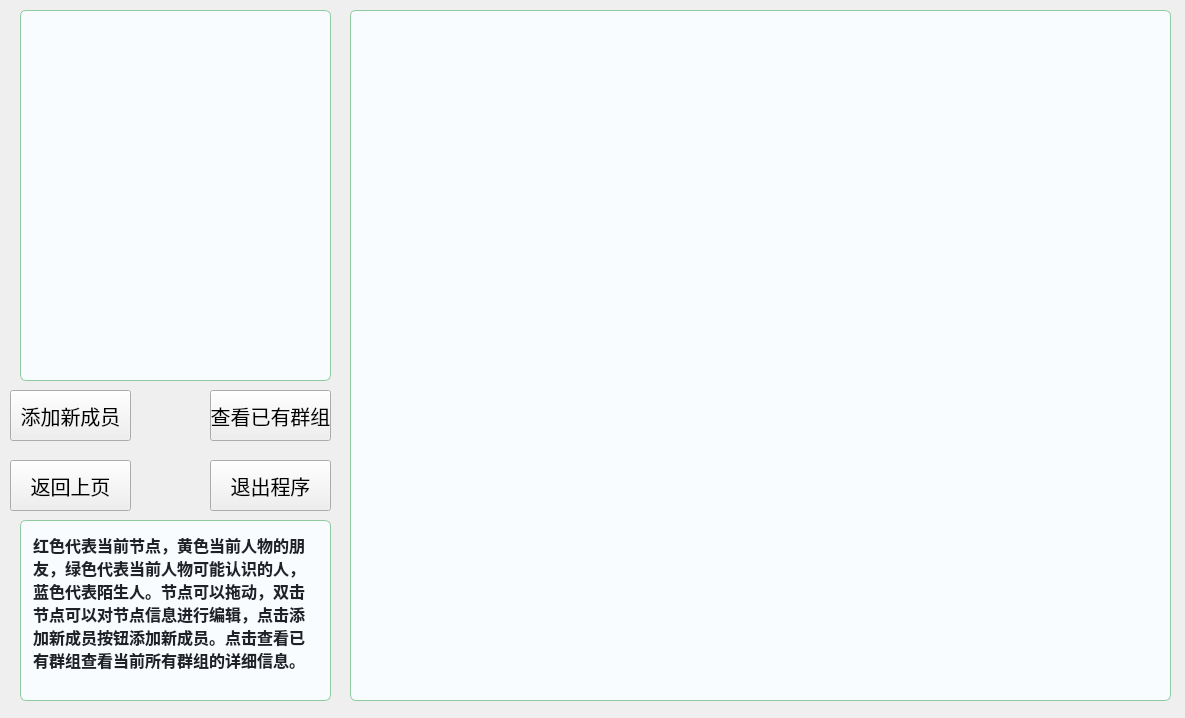
<?xml version="1.0" encoding="UTF-8"?>
<ui version="4.0">
 <class>ShowNetwork</class>
 <widget class="QWidget" name="ShowNetwork">
  <property name="geometry">
   <rect>
    <x>0</x>
    <y>0</y>
    <width>1185</width>
    <height>718</height>
   </rect>
  </property>
  <property name="windowTitle">
   <string>Form</string>
  </property>
  <widget class="QPushButton" name="back_Button">
   <property name="geometry">
    <rect>
     <x>10</x>
     <y>460</y>
     <width>121</width>
     <height>51</height>
    </rect>
   </property>
   <property name="font">
    <font>
     <pointsize>15</pointsize>
    </font>
   </property>
   <property name="text">
    <string>返回上页</string>
   </property>
  </widget>
  <widget class="QPushButton" name="exit_Button">
   <property name="geometry">
    <rect>
     <x>210</x>
     <y>460</y>
     <width>121</width>
     <height>51</height>
    </rect>
   </property>
   <property name="font">
    <font>
     <pointsize>15</pointsize>
    </font>
   </property>
   <property name="text">
    <string>退出程序</string>
   </property>
  </widget>
  <widget class="QPushButton" name="add_new_member_Button">
   <property name="geometry">
    <rect>
     <x>10</x>
     <y>390</y>
     <width>121</width>
     <height>51</height>
    </rect>
   </property>
   <property name="font">
    <font>
     <pointsize>15</pointsize>
    </font>
   </property>
   <property name="text">
    <string>添加新成员</string>
   </property>
  </widget>
  <widget class="QPushButton" name="check_group_Button">
   <property name="geometry">
    <rect>
     <x>210</x>
     <y>390</y>
     <width>121</width>
     <height>51</height>
    </rect>
   </property>
   <property name="font">
    <font>
     <pointsize>15</pointsize>
    </font>
   </property>
   <property name="text">
    <string>查看已有群组</string>
   </property>
   <property name="iconSize">
    <size>
     <width>15</width>
     <height>15</height>
    </size>
   </property>
  </widget>
  <widget class="QGraphicsView" name="graphicsView">
   <property name="geometry">
    <rect>
     <x>350</x>
     <y>10</y>
     <width>821</width>
     <height>691</height>
    </rect>
   </property>
   <property name="styleSheet">
    <string notr="true">QGraphicsView {
    background-color: #f9fcff;        /* 浅蓝背景 */
    border: 1px solid #90caa1;        /* 与按钮一致的边框色 */
    border-radius: 6px;
}

/* 悬停时边框与底色轻微加深，保持层次感 */
QGraphicsView:hover {
    border-color: #64b5f6;
    background-color: #eef7ff;
}

/* 禁用态 */
QGraphicsView:disabled {
    background-color: #f0f3f6;
    border-color: #d0d7de;
}

/* 让内容区域透明，背景色由 QGraphicsView 控制 */
QGraphicsView::viewport {
    background: transparent;
}</string>
   </property>
  </widget>
  <widget class="QTextBrowser" name="infoBox">
   <property name="geometry">
    <rect>
     <x>20</x>
     <y>10</y>
     <width>311</width>
     <height>371</height>
    </rect>
   </property>
   <property name="font">
    <font>
     <family>Microsoft YaHei</family>
     <pointsize>-1</pointsize>
     <italic>false</italic>
     <bold>false</bold>
    </font>
   </property>
   <property name="styleSheet">
    <string notr="true">/* 美化 QTextBrowser，全局生效 */
#infoBox  {
    background-color: #f9fcff;          /* 浅蓝背景，柔和不刺眼 */
    border: 1px solid #90caa1;          /* 与按钮保持一致的绿色边框 */
    border-radius: 6px;                 /* 圆角 */
    padding: 8px;                       /* 内边距 */
    color: #1f2328;                     /* 深色文字 */
    font: 15px &quot;Microsoft YaHei&quot;;       /* 字体 */
}

/* 鼠标悬停时（虽然 QTextBrowser 一般不点击，但也能给 hover 效果） */
#infoBox :hover {
    border: 1px solid #64b5f6;          /* 边框加深 */
    background-color: #eef7ff;          /* 稍微更亮的蓝色背景 */
}

/* 禁用时 */
#infoBox :disabled {
    background-color: #f0f3f6;
    border: 1px solid #d0d7de;
    color: #98a2ad;
}
</string>
   </property>
  </widget>
  <widget class="QTextBrowser" name="textBrowser">
   <property name="geometry">
    <rect>
     <x>20</x>
     <y>520</y>
     <width>311</width>
     <height>181</height>
    </rect>
   </property>
   <property name="styleSheet">
    <string notr="true">/* 美化 QTextBrowser，全局生效 */
#textBrowser {
    background-color: #f9fcff;          /* 浅蓝背景，柔和不刺眼 */
    border: 1px solid #90caa1;          /* 与按钮保持一致的绿色边框 */
    border-radius: 6px;                 /* 圆角 */
    padding: 8px;                       /* 内边距 */
    color: #1f2328;                     /* 深色文字 */
    font: 12px &quot;Microsoft YaHei&quot;;       /* 字体 */
}

/* 鼠标悬停时（虽然 QTextBrowser 一般不点击，但也能给 hover 效果） */
#textBrowser:hover {
    border: 1px solid #64b5f6;          /* 边框加深 */
    background-color: #eef7ff;          /* 稍微更亮的蓝色背景 */
}

/* 禁用时 */
#textBrowser:disabled {
    background-color: #f0f3f6;
    border: 1px solid #d0d7de;
    color: #98a2ad;
}
</string>
   </property>
   <property name="html">
    <string>&lt;!DOCTYPE HTML PUBLIC &quot;-//W3C//DTD HTML 4.0//EN&quot; &quot;http://www.w3.org/TR/REC-html40/strict.dtd&quot;&gt;
&lt;html&gt;&lt;head&gt;&lt;meta name=&quot;qrichtext&quot; content=&quot;1&quot; /&gt;&lt;meta charset=&quot;utf-8&quot; /&gt;&lt;style type=&quot;text/css&quot;&gt;
p, li { white-space: pre-wrap; }
hr { height: 1px; border-width: 0; }
li.unchecked::marker { content: &quot;\2610&quot;; }
li.checked::marker { content: &quot;\2612&quot;; }
&lt;/style&gt;&lt;/head&gt;&lt;body style=&quot; font-family:'Microsoft YaHei'; font-size:12px; font-weight:400; font-style:normal;&quot;&gt;
&lt;p style=&quot; margin-top:0px; margin-bottom:0px; margin-left:0px; margin-right:0px; -qt-block-indent:0; text-indent:0px;&quot;&gt;&lt;span style=&quot; font-family:'Microsoft YaHei UI'; font-size:12pt; font-weight:700;&quot;&gt;红色代表当前节点，黄色当前人物的朋友，绿色代表当前人物可能认识的人，蓝色代表陌生人。节点可以拖动，双击节点可以对节点信息进行编辑，点击添加新成员按钮添加新成员。点击查看已有群组查看当前所有群组的详细信息。&lt;/span&gt;&lt;/p&gt;&lt;/body&gt;&lt;/html&gt;</string>
   </property>
  </widget>
 </widget>
 <resources/>
 <connections/>
</ui>
